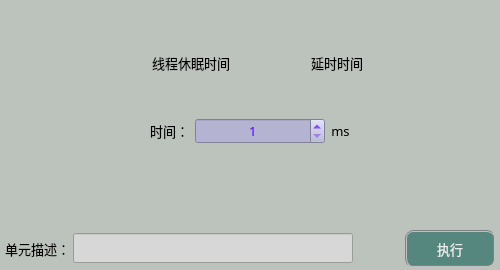
<?xml version="1.0" encoding="UTF-8"?>
<ui version="4.0">
 <class>frmDelayToolClass</class>
 <widget class="QDialog" name="frmDelayToolClass">
  <property name="geometry">
   <rect>
    <x>0</x>
    <y>0</y>
    <width>500</width>
    <height>270</height>
   </rect>
  </property>
  <property name="sizePolicy">
   <sizepolicy hsizetype="Fixed" vsizetype="Fixed">
    <horstretch>0</horstretch>
    <verstretch>0</verstretch>
   </sizepolicy>
  </property>
  <property name="minimumSize">
   <size>
    <width>500</width>
    <height>270</height>
   </size>
  </property>
  <property name="maximumSize">
   <size>
    <width>500</width>
    <height>270</height>
   </size>
  </property>
  <property name="windowTitle">
   <string>延时</string>
  </property>
  <property name="styleSheet">
   <string notr="true">background-color: #bcc2bc;</string>
  </property>
  <layout class="QVBoxLayout" name="verticalLayout" stretch="0,6,0">
   <property name="spacing">
    <number>0</number>
   </property>
   <property name="leftMargin">
    <number>0</number>
   </property>
   <property name="topMargin">
    <number>0</number>
   </property>
   <property name="rightMargin">
    <number>0</number>
   </property>
   <property name="bottomMargin">
    <number>3</number>
   </property>
   <item>
    <spacer name="verticalSpacer">
     <property name="orientation">
      <enum>Qt::Vertical</enum>
     </property>
     <property name="sizeType">
      <enum>QSizePolicy::Fixed</enum>
     </property>
     <property name="sizeHint" stdset="0">
      <size>
       <width>20</width>
       <height>50</height>
      </size>
     </property>
    </spacer>
   </item>
   <item>
    <layout class="QVBoxLayout" name="verticalLayout_2">
     <item>
      <layout class="QHBoxLayout" name="horizontalLayout_2">
       <item>
        <spacer name="horizontalSpacer_4">
         <property name="orientation">
          <enum>Qt::Horizontal</enum>
         </property>
         <property name="sizeHint" stdset="0">
          <size>
           <width>40</width>
           <height>20</height>
          </size>
         </property>
        </spacer>
       </item>
       <item>
        <widget class="QRadioButton" name="radioThread">
         <property name="font">
          <font>
           <family>微软雅黑</family>
           <pointsize>10</pointsize>
          </font>
         </property>
         <property name="styleSheet">
          <string notr="true">background-color: rgba(0, 0, 0, 0);</string>
         </property>
         <property name="text">
          <string>线程休眠时间</string>
         </property>
        </widget>
       </item>
       <item>
        <spacer name="horizontalSpacer_6">
         <property name="orientation">
          <enum>Qt::Horizontal</enum>
         </property>
         <property name="sizeType">
          <enum>QSizePolicy::Fixed</enum>
         </property>
         <property name="sizeHint" stdset="0">
          <size>
           <width>50</width>
           <height>20</height>
          </size>
         </property>
        </spacer>
       </item>
       <item>
        <widget class="QRadioButton" name="radioTime">
         <property name="font">
          <font>
           <family>微软雅黑</family>
           <pointsize>10</pointsize>
          </font>
         </property>
         <property name="styleSheet">
          <string notr="true">background-color: rgba(0, 0, 0, 0);</string>
         </property>
         <property name="text">
          <string>延时时间</string>
         </property>
        </widget>
       </item>
       <item>
        <spacer name="horizontalSpacer_5">
         <property name="orientation">
          <enum>Qt::Horizontal</enum>
         </property>
         <property name="sizeHint" stdset="0">
          <size>
           <width>40</width>
           <height>20</height>
          </size>
         </property>
        </spacer>
       </item>
      </layout>
     </item>
     <item>
      <layout class="QHBoxLayout" name="horizontalLayout">
       <item>
        <spacer name="horizontalSpacer_7">
         <property name="orientation">
          <enum>Qt::Horizontal</enum>
         </property>
         <property name="sizeHint" stdset="0">
          <size>
           <width>40</width>
           <height>20</height>
          </size>
         </property>
        </spacer>
       </item>
       <item>
        <widget class="QLabel" name="label">
         <property name="font">
          <font>
           <family>微软雅黑</family>
           <pointsize>10</pointsize>
          </font>
         </property>
         <property name="styleSheet">
          <string notr="true">background-color: rgba(0, 0, 0, 0);</string>
         </property>
         <property name="text">
          <string>时间：</string>
         </property>
         <property name="alignment">
          <set>Qt::AlignCenter</set>
         </property>
        </widget>
       </item>
       <item>
        <widget class="QSpinBox" name="spinDelayTime">
         <property name="sizePolicy">
          <sizepolicy hsizetype="Fixed" vsizetype="Fixed">
           <horstretch>0</horstretch>
           <verstretch>0</verstretch>
          </sizepolicy>
         </property>
         <property name="minimumSize">
          <size>
           <width>130</width>
           <height>0</height>
          </size>
         </property>
         <property name="font">
          <font>
           <family>微软雅黑</family>
           <pointsize>10</pointsize>
          </font>
         </property>
         <property name="styleSheet">
          <string notr="true">QWidget{color: rgb(85, 0, 255);background-color: rgb(180, 180, 210);}
QSpinBox::up-button{
    border:transparent;
}
QSpinBox::down-button{
    border:transparent;
}
QSpinBox::up-arrow{
    image:url(:/resource/up.png);
}
QSpinBox::down-arrow{
    image:url(:/resource/down.png);
}</string>
         </property>
         <property name="alignment">
          <set>Qt::AlignCenter</set>
         </property>
         <property name="minimum">
          <number>1</number>
         </property>
         <property name="maximum">
          <number>100000</number>
         </property>
         <property name="value">
          <number>1</number>
         </property>
        </widget>
       </item>
       <item>
        <widget class="QLabel" name="label_2">
         <property name="font">
          <font>
           <family>微软雅黑</family>
           <pointsize>10</pointsize>
          </font>
         </property>
         <property name="styleSheet">
          <string notr="true">background-color: rgba(0, 0, 0, 0);</string>
         </property>
         <property name="text">
          <string>ms</string>
         </property>
         <property name="alignment">
          <set>Qt::AlignCenter</set>
         </property>
        </widget>
       </item>
       <item>
        <spacer name="horizontalSpacer_8">
         <property name="orientation">
          <enum>Qt::Horizontal</enum>
         </property>
         <property name="sizeHint" stdset="0">
          <size>
           <width>40</width>
           <height>20</height>
          </size>
         </property>
        </spacer>
       </item>
      </layout>
     </item>
     <item>
      <spacer name="verticalSpacer_2">
       <property name="orientation">
        <enum>Qt::Vertical</enum>
       </property>
       <property name="sizeType">
        <enum>QSizePolicy::Fixed</enum>
       </property>
       <property name="sizeHint" stdset="0">
        <size>
         <width>20</width>
         <height>50</height>
        </size>
       </property>
      </spacer>
     </item>
    </layout>
   </item>
   <item>
    <layout class="QHBoxLayout" name="horizontalLayout_4">
     <property name="spacing">
      <number>3</number>
     </property>
     <item>
      <spacer name="horizontalSpacer_2">
       <property name="orientation">
        <enum>Qt::Horizontal</enum>
       </property>
       <property name="sizeType">
        <enum>QSizePolicy::Fixed</enum>
       </property>
       <property name="sizeHint" stdset="0">
        <size>
         <width>5</width>
         <height>20</height>
        </size>
       </property>
      </spacer>
     </item>
     <item>
      <widget class="QLabel" name="label_3">
       <property name="sizePolicy">
        <sizepolicy hsizetype="Fixed" vsizetype="Fixed">
         <horstretch>0</horstretch>
         <verstretch>0</verstretch>
        </sizepolicy>
       </property>
       <property name="maximumSize">
        <size>
         <width>83</width>
         <height>25</height>
        </size>
       </property>
       <property name="font">
        <font>
         <family>微软雅黑</family>
         <pointsize>10</pointsize>
        </font>
       </property>
       <property name="styleSheet">
        <string notr="true">background-color: rgba(255, 255, 255, 0);</string>
       </property>
       <property name="text">
        <string>单元描述：</string>
       </property>
      </widget>
     </item>
     <item>
      <widget class="QLineEdit" name="txtDescribe">
       <property name="sizePolicy">
        <sizepolicy hsizetype="Fixed" vsizetype="Fixed">
         <horstretch>0</horstretch>
         <verstretch>0</verstretch>
        </sizepolicy>
       </property>
       <property name="minimumSize">
        <size>
         <width>280</width>
         <height>30</height>
        </size>
       </property>
       <property name="maximumSize">
        <size>
         <width>16777215</width>
         <height>30</height>
        </size>
       </property>
       <property name="font">
        <font>
         <family>微软雅黑</family>
         <pointsize>10</pointsize>
        </font>
       </property>
       <property name="styleSheet">
        <string notr="true">background-color: rgb(215, 215, 215);</string>
       </property>
      </widget>
     </item>
     <item>
      <spacer name="horizontalSpacer">
       <property name="orientation">
        <enum>Qt::Horizontal</enum>
       </property>
       <property name="sizeHint" stdset="0">
        <size>
         <width>40</width>
         <height>20</height>
        </size>
       </property>
      </spacer>
     </item>
     <item>
      <widget class="QPushButton" name="btnExecute">
       <property name="minimumSize">
        <size>
         <width>90</width>
         <height>37</height>
        </size>
       </property>
       <property name="font">
        <font>
         <family>微软雅黑</family>
         <pointsize>10</pointsize>
        </font>
       </property>
       <property name="styleSheet">
        <string notr="true">QWidget{ background-color: rgb(85, 135, 127);}
QWidget{ color: rgb(235, 235, 235);}
QWidget{ border: 2px groove gray;border-radius: 8px;padding: 2px 4px;}
QPushButton:hover{ background-color: rgb(85, 165, 127);}
QPushButton:pressed{background-color: rgb(85, 165, 127);}</string>
       </property>
       <property name="text">
        <string>执行</string>
       </property>
      </widget>
     </item>
     <item>
      <spacer name="horizontalSpacer_3">
       <property name="orientation">
        <enum>Qt::Horizontal</enum>
       </property>
       <property name="sizeType">
        <enum>QSizePolicy::Fixed</enum>
       </property>
       <property name="sizeHint" stdset="0">
        <size>
         <width>5</width>
         <height>20</height>
        </size>
       </property>
      </spacer>
     </item>
    </layout>
   </item>
  </layout>
 </widget>
 <layoutdefault spacing="6" margin="11"/>
 <resources>
  <include location="sub_res.qrc"/>
 </resources>
 <connections/>
</ui>
